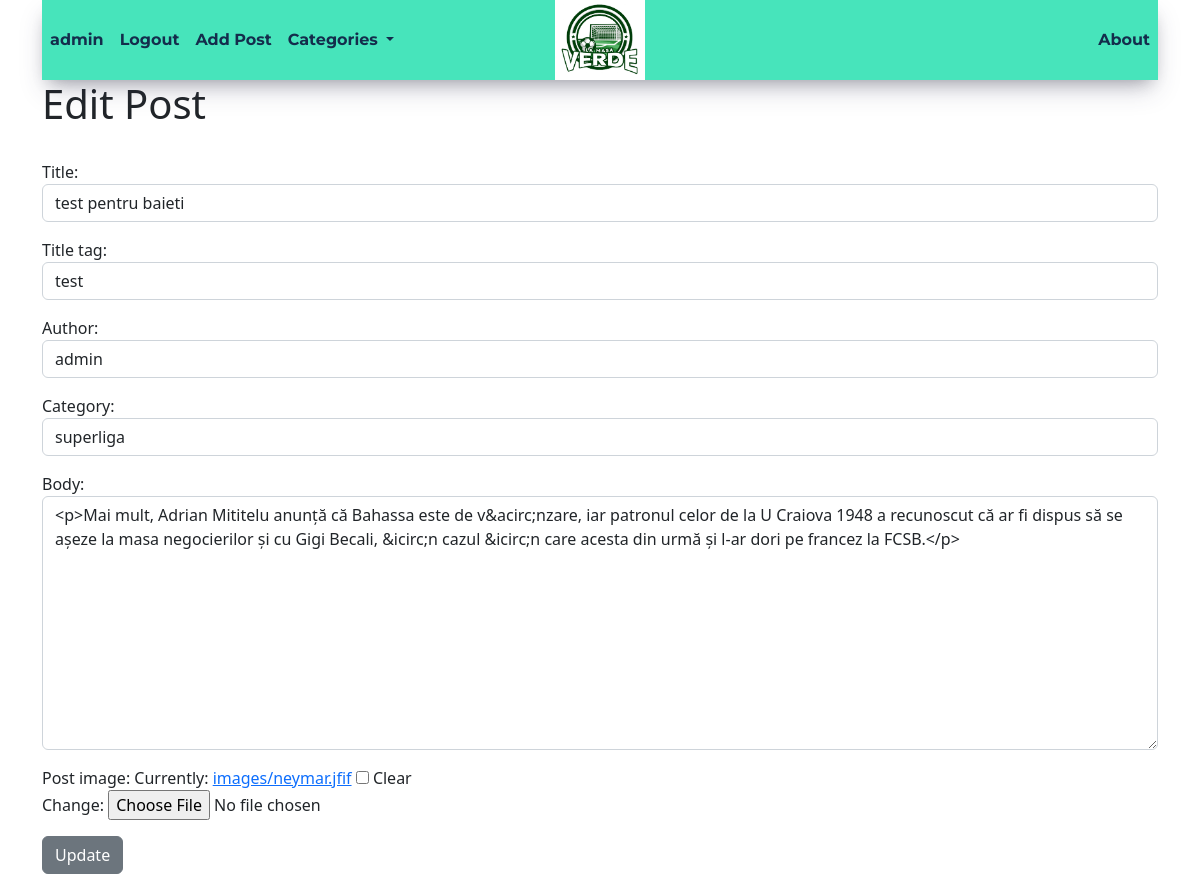
/article/edit/17 (signed in), run on the app's committed database.
### foot_space/models.py (models this page shows, shortened)
class Post(models.Model):
    title = models.CharField(max_length=255)
    title_tag = models.CharField(max_length=255)
    author = models.ForeignKey(User, on_delete=models.CASCADE)
    body = RichTextField()
    post_image = models.ImageField(null=True, blank=True,upload_to='images/')
    post_date = models.DateField(auto_now_add=True)
    category = models.CharField(max_length=255, default='sport')

### foot_space/views.py (the view)
# urls.py: path('article/edit/<int:pk>', EditPost.as_view(), name='edit-post'),
class EditPost(UpdateView):
    model = Post
    form_class = PostForm
    template_name = 'update_post.html'
    def get_context_data(self, *args, **kwargs):
        cat_menu = Category.objects.all()
        context = super(EditPost, self).get_context_data(*args, **kwargs)
        context["cat_menu"] = cat_menu
        return context

### foot_space/form.py
class PostForm(forms.ModelForm):
    class Meta:
        model = Post
        fields = ('title', 'title_tag', 'author', 'category', 'body', 'post_image')
        widgets = {
            'title': forms.TextInput(attrs= {'class': 'form-control'}),
            'title_tag': forms.TextInput(attrs={'class': 'form-control'}),
            'author': forms.Select(attrs={'class': 'form-control'}),
            'category': forms.Select(choices=choice_list, attrs={'class': 'form-control'}),
            'body': forms.Textarea(attrs={'class': 'form-control'}),
        }

### foot_space/models.py (called while the page is built)
    def __str__(self):
        return str(self.name)

### foot_space/templates/update_post.html (shortened to what this page needs)
{% extends 'base.html' %}
{% block content %}
{% if user.is_authenticated %}
    <h1>Edit Post</h1>
    <br/>
    <div class="form-group">
        <form method="POST" enctype="multipart/form-data">
            {{ form.as_p }}
                <button class="btn btn-secondary">Update</button>
        </form>
    </div>
{% else %}
<h1>You are not allowed here!</h1>
{% endif %}
{% endblock %}

### foot_space/templates/base.html (shortened to what this page needs)
{% load static %}
<!doctype html>
<html lang="en">
  <head>
    <link href="https://cdn.jsdelivr.net/npm/bootstrap@5.2.2/dist/css/bootstrap.min.css" rel="stylesheet">
  </head>
<body class="m-0 p-0">
<div class="container">
<nav class="navbar navbar-expand-md  ">
    <a class="navbar-brand abs" href="{% url 'home' %}"> <img class="logo" src="/static/logo.jpg "/></a>
    <div class="navbar-collapse collapse nav-content order-2" id="navbarSupportedContent">
        <ul class="nav navbar-nav">
            <li class="nav-item">
                {% if request.user.is_authenticated %}
                    <a class="nav-link">{{ request.user }}</a>
                <li class="nav-item">
                    <a class="nav-link" href="{% url 'logout' %}">Logout</a>
                </li>
                <li class="nav-item">
                    <a class="nav-link" href="{% url 'add_post' %}">Add Post</a>
                </li>
                {% else %}
                <li class="nav-item">
                    <a class="nav-link" href="{% url 'login' %}">Login</a>
                </li>
                {% endif %}
            <li class="nav-item dropdown">
                <a class="nav-link dropdown-toggle" href="#" role="button" data-bs-toggle="dropdown" aria-expanded="false">
                Categories
                </a>
            </li>
        </ul>
        <ul class="navbar-nav ms-auto mb-2 mb-lg-0">
            <li class="nav-item about">
                    <a class="nav-link" href="">About</a>
            </li>
        </ul>
    </div>
</nav>
</div>
    <div class = "container">
        {% block content %}
        {% endblock %}
    </div>
  </body>
</html>

### data on the page
Post: title "test pentru baieti", title_tag "test", author "admin", category "superliga", body "<p>Mai mult, Adrian Mititelu anunță că Bahassa este de v&acirc;nzare, iar patronul celor de la U Craiova 1948 a recunoscut că ar fi dispus să se așeze la masa negocierilor și cu Gigi Becali, &icirc;n cazul &icirc;n care acesta din urmă și l-ar dori pe francez la FCSB.</p>"

### other printed values
{{ request.user }} "admin"
